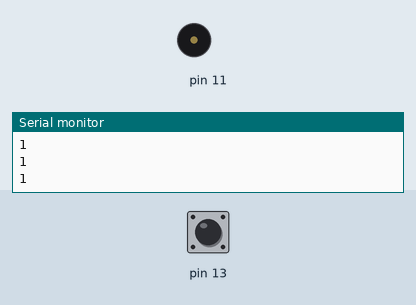
This sketch was run on a simulated Arduino Uno, built with avr-gcc and run on an emulated ATmega328P. On the bench: buzzer (waves = sounding), the last lines printed to the serial monitor. The inputs (shaded band) are chosen by the test bench; at power-on: pin 13 HIGH.

Above: at 1.8 s.
1.9 s: pin 13 pulled LOW for 0.6 s
At 2.9 s:
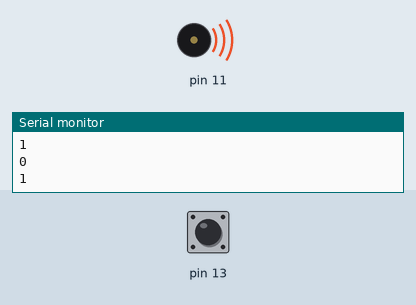
4.5 s: pin 13 pulled LOW for 3.2 s
At 8.8 s:
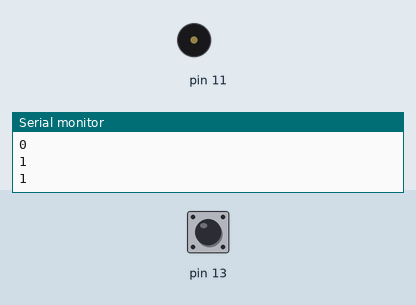
Timing chart, 0 to 10.3 s (numbered marks = the images above; inputs shaded):
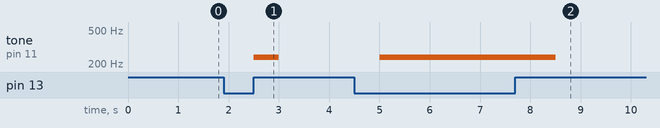

Measured:
- after the input at 1.9 s, tone on pin 11: silent → 240 Hz after 0.60 s, → silent 0.50 s later
- after the input at 4.5 s, tone on pin 11: silent → 240 Hz after 0.50 s, → silent 3.5 s later

The sketch:

testnewbuttons.ino
```cpp
void setup() {
  // put your setup code here, to run once:

  pinMode(13, INPUT_PULLUP);
  Serial.begin(9600);
}

void loop() {
  // put your main code here, to run repeatedly:

  const int button = digitalRead(13);

  Serial.println(button);
  delay(500);

  if(!button) {tone(11, 240);}
  else {noTone(11);}

}
```
